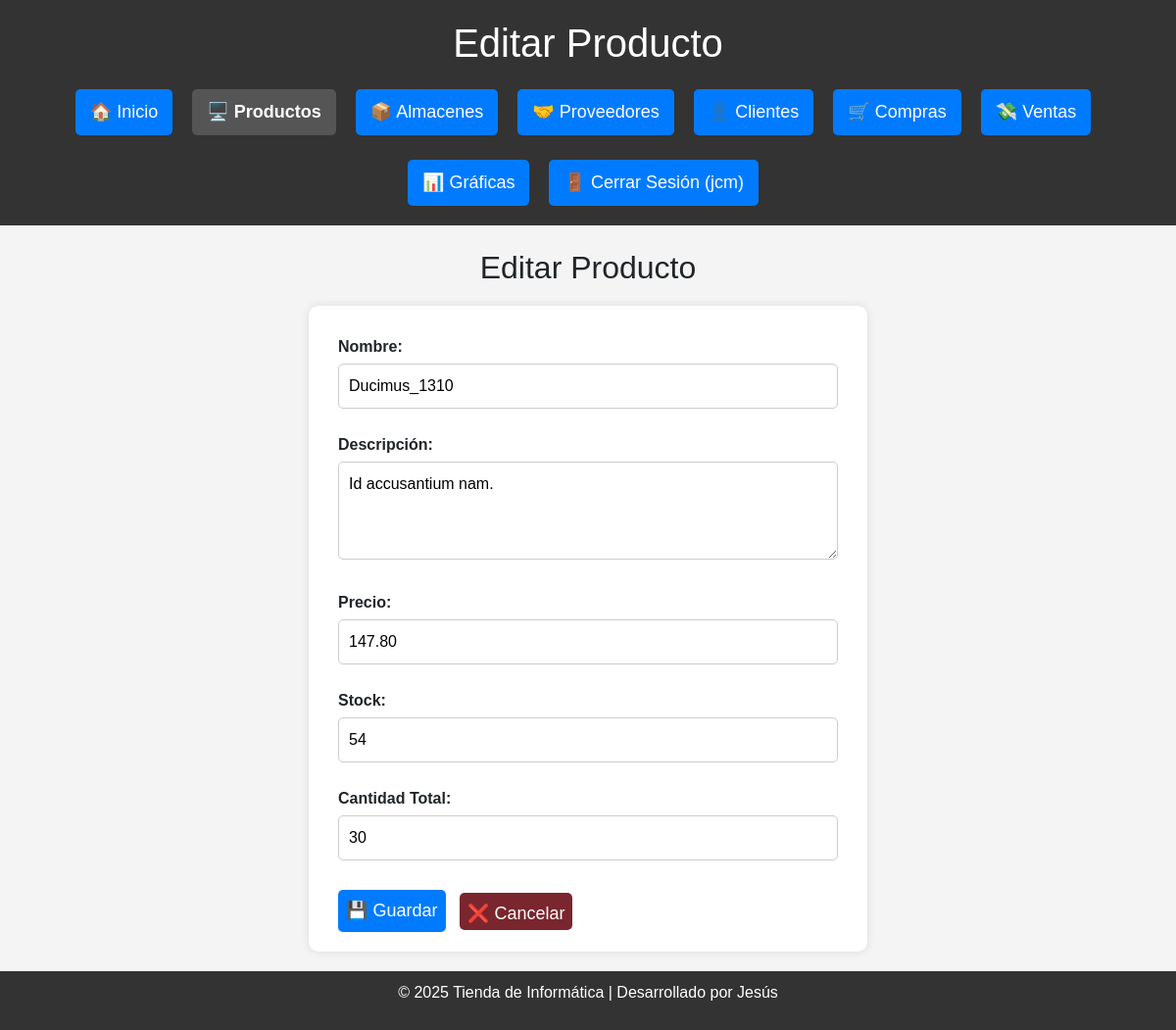
Before: /editar_producto/1 (signed in) with the older database file.
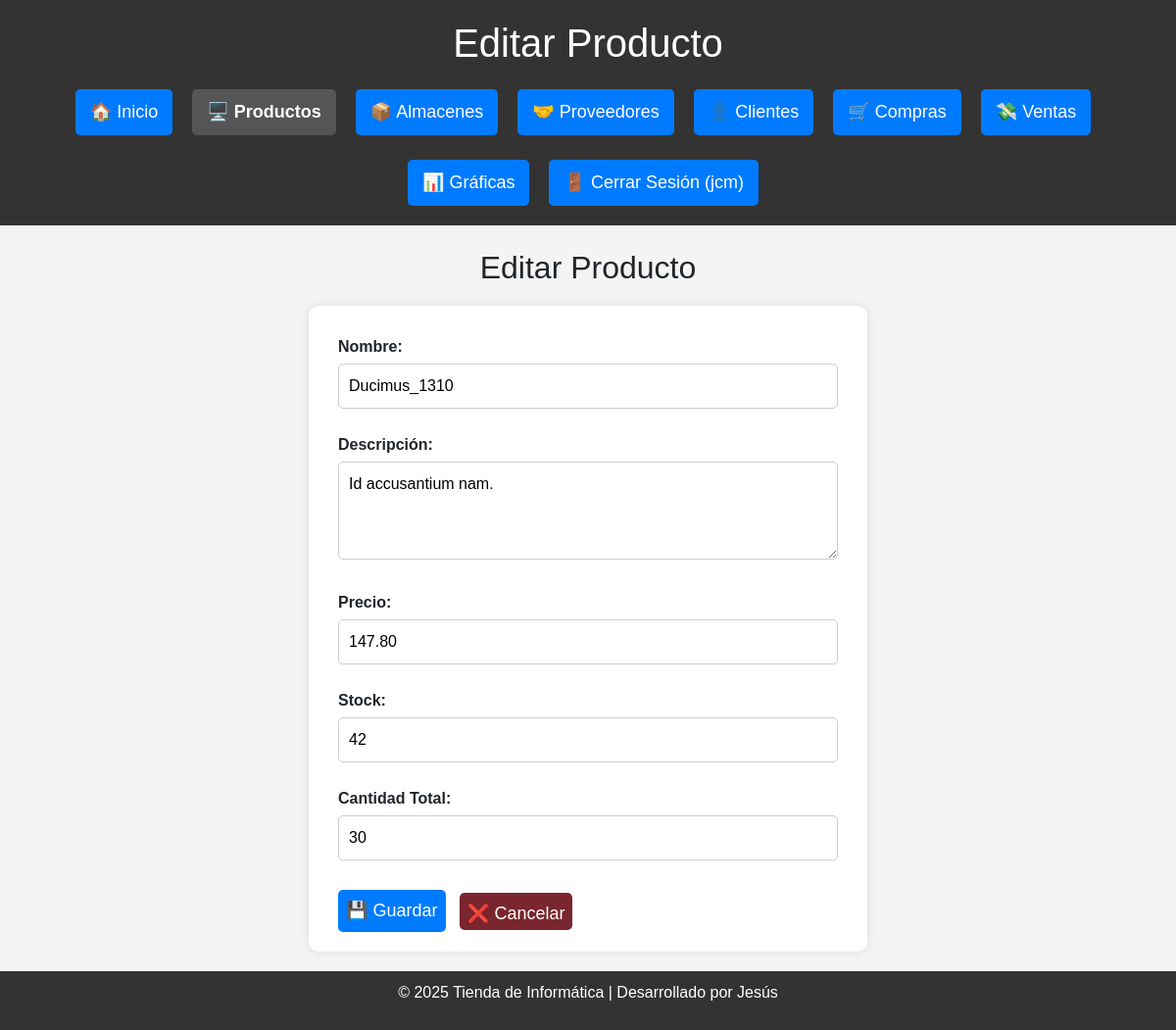
After: the same page with the newer database file.
### db.py (models this page shows)
class Producto(Base):
    __tablename__ = "Producto"
    id = Column(Integer, primary_key=True)
    nombre = Column(String(150), unique=True, nullable=False)
    descripcion = Column(Text)
    categoria_id = Column(Integer, ForeignKey('Categoria.id'), nullable=True)
    precio = Column(Numeric(10, 2), nullable=False)
    stock = Column(Integer, default=0)
    cantidad_total = Column(Integer, default=30)
    fecha_creacion = Column(DateTime, default=func.now())
    categoria = relationship('Categoria', backref=backref('productos', lazy=True))
    ventas = relationship("DetalleVenta", back_populates="producto")

### routes/productos.py (the view, shortened to what this page needs)
@productos_bp.route('/editar_producto/<int:id>', methods=['GET', 'POST'])
@rol_requerido('admin')
def editar_producto(id):
    producto = sesion.query(Producto).filter_by(id=id).first()
    if not producto:
        flash('Producto no encontrado.')
        return redirect(url_for('productos.ver_productos'))
    return render_template('producto/editar_producto.html', producto=producto)

### db.py (called while the page is built)
def rol_requerido(rol_permitido):
    def decorador(f):
        @wraps(f)
        def funcion_decorada(*args, **kwargs):
            if 'usuario' not in session:
                flash('Debes iniciar sesión primero.', 'error')
                return redirect(url_for('login_bp.login'))
            if session.get('rol') != rol_permitido:
                flash('No tienes permisos para acceder a esta página.', 'error')
                return redirect(request.referrer or url_for('index'))
            return f(*args, **kwargs)
        return funcion_decorada
    return decorador

### templates/producto/editar_producto.html (shortened to what this page needs)
{% extends "base.html" %}
{% block header %}Editar Producto{% endblock %}
{% block content %}
<h2 class="form-title">Editar Producto</h2>
<form action="{{ url_for('productos.editar_producto', id=producto.id) }}" method="post">
    <label for="nombre">Nombre:</label>
    <input type="text" id="nombre" name="nombre" value="{{ producto.nombre }}" required>
    <label for="descripcion">Descripción:</label>
    <textarea id="descripcion" name="descripcion" required>{{ producto.descripcion }}</textarea>
    <label for="precio">Precio:</label>
    <input type="number" id="precio" name="precio" step="0.01" value="{{ producto.precio }}" required>
    <label for="stock">Stock:</label>
    <input type="number" id="stock" name="stock" value="{{ producto.stock }}" required>
    <label for="cantidad_total">Cantidad Total:</label>
    <input type="number" id="cantidad_total" name="cantidad_total" value="{{ producto.cantidad_total }}" required>
    <button type="submit" class="btn btn-primary">💾 Guardar</button>
    <a href="{{ url_for('productos.ver_productos') }}" class="btn btn-cancel">❌ Cancelar</a>
</form>
{% endblock %}

Changed rows visible on the page:
changed Producto "Ducimus_1310": stock "54" → "42"
